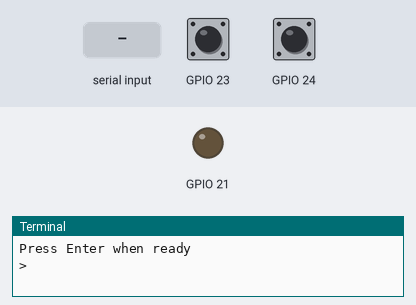
Recording of a program running on a simulated Raspberry Pi (BCM pin numbers). Shown: output pins drawn as LEDs (lit = HIGH), the last lines printed to the terminal. The inputs (shaded band) are chosen by the test bench; at power-on: GPIO 24 HIGH, GPIO 23 HIGH. At 6.9 s the program stops and its outputs stay as they are.

Above: at 1.2 s.
1.3 s: "1" typed at the terminal, then Enter
2.8 s: GPIO 24 pulled LOW for 0.15 s
At 3.4 s:
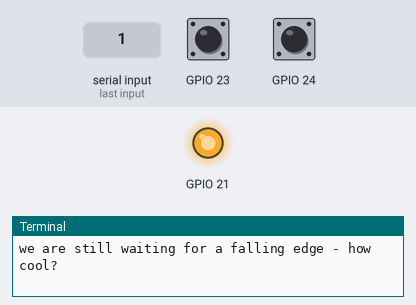
4.4 s: GPIO 24 pulled LOW for 1 s
At 4.7 s:
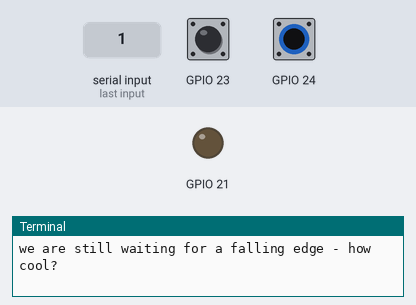
6.9 s: GPIO 23 pulled LOW for 0.15 s
Timing chart, 0 to 8.4 s (numbered marks = the images above; inputs shaded):
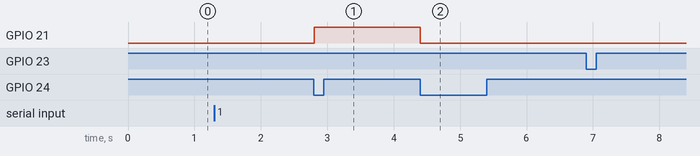

The program:

interrupt.py
```python
# script by Alex Eames http://RasPi.tv

import RPi.GPIO as GPIO
GPIO.setmode(GPIO.BCM)

# GPIO 23 & 24 set up as inputs. One pulled up, the other down.
# 23 will go to GND when button pressed and 24 will go to 3V3 (3.3V)
# this enables us to demonstrate both rising and falling edge detection
GPIO.setup(23, GPIO.IN, pull_up_down=GPIO.PUD_UP)
GPIO.setup(24, GPIO.IN, pull_up_down=GPIO.PUD_UP)
GPIO.setup(21, GPIO.OUT)
GPIO.output(21, False)
state = 0
# now we'll define the threaded callback function
# this will run in another thread when our event is detected
def my_callback(channel):
    global state
    print ("Rising edge detected on port 24 - even though, in the main thread,")
    print ("we are still waiting for a falling edge - how cool?\n")
    if state == 0:
        GPIO.output(21, True)
        state = 1
    else:
        GPIO.output(21, False)
        state = 0
print ("Make sure you have a button connected so that when pressed")
print ("it will connect GPIO port 23 (pin 16) to GND (pin 6)\n"  )
print ("You will also need a second button connected so that when pressed")
print ("it will connect GPIO port 24 (pin 18) to 3V3 (pin 1)")
input("Press Enter when ready\n>")
# The GPIO.add_event_detect() line below set things up so that
# when a rising edge is detected on port 24, regardless of whatever
# else is happening in the program, the function "my_callback" will be run
# It will happen even while the program is waiting for
# a falling edge on the other button.
GPIO.add_event_detect(24, GPIO.FALLING, callback=my_callback, bouncetime=200)

try:
    print ("Waiting for falling edge on port 23"  )
    GPIO.wait_for_edge(23, GPIO.FALLING)
    print ("Falling edge detected. Here endeth the second lesson.")

except KeyboardInterrupt:
    GPIO.cleanup()       # clean up GPIO on CTRL+C exit
GPIO.cleanup()           # clean up GPIO on normal exit
```

Measured:
- after the input at 2.8 s, GPIO 21: LOW → HIGH at once
- after the input at 4.4 s, GPIO 21: HIGH → LOW at once
